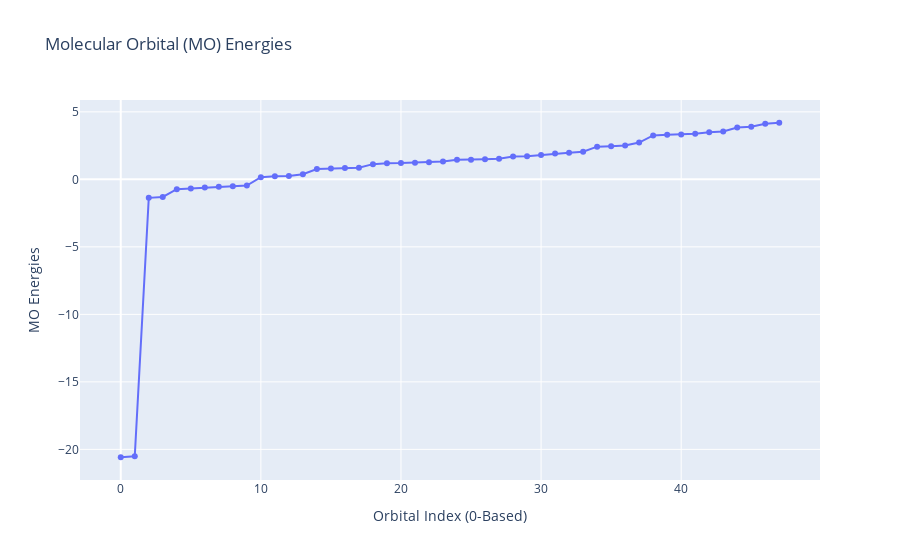

Notebook source saved alongside this figure:
### Code cell
# Plot the MO Energies (i.e. eigenvalues of the Fock matrix)
fig = px.line(y=mf.mo_energy, markers=True, title="Molecular Orbital (MO) Energies")
fig.update_layout(xaxis_title="Orbital Index (0-Based)", yaxis_title="MO Energies")
fig.show()

### Figure 1 — Plotly figure (JSON) as saved in the notebook; plotly's stock layout.template omitted (floating-point values rounded to 4 significant figures)
{"data": [{"hovertemplate": "x=%{x}<br>y=%{y}<extra></extra>", "legendgroup": "", "line": {"color": "#636efa", "dash": "solid"}, "marker": {"symbol": "circle"}, "mode": "markers+lines", "name": "", "orientation": "v", "showlegend": false, "type": "scatter", "x": [0, 1, 2, 3, 4, 5, 6, 7, 8, 9, 10, 11, 12, 13, 14, 15, 16, 17, 18, 19, 20, 21, 22, 23, 24, 25, 26, 27, 28, 29, 30, 31, 32, 33, 34, 35, 36, 37, 38, 39, 40, 41, 42, 43, 44, 45, 46, 47], "xaxis": "x", "y": [-20.58, -20.52, -1.369, -1.304, -0.7297, -0.6744, -0.6004, -0.5432, -0.5148, -0.4624, 0.1639, 0.2315, 0.2403, 0.3803, 0.7595, 0.8082, 0.8442, 0.8667, 1.126, 1.201, 1.206, 1.237, 1.271, 1.318, 1.449, 1.449, 1.494, 1.519, 1.694, 1.706, 1.807, 1.923, 1.971, 2.044, 2.422, 2.452, 2.501, 2.728, 3.251, 3.297, 3.321, 3.37, 3.485, 3.543, 3.843, 3.904, 4.123, 4.192], "yaxis": "y"}], "layout": {"autosize": true, "legend": {"tracegroupgap": 0}, "title": {"text": "Molecular Orbital (MO) Energies"}, "xaxis": {"anchor": "y", "autorange": true, "domain": [0, 1], "range": [-2.817, 49.82], "title": {"text": "Orbital Index (0-Based)"}, "type": "linear"}, "yaxis": {"anchor": "x", "autorange": true, "domain": [0, 1], "range": [-22.63, 6.237], "title": {"text": "MO Energies"}, "type": "linear"}}}
